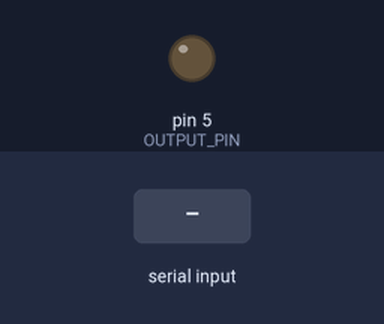
Bench run of a sketch on a simulated Arduino Nano, built with avr-gcc and run on an emulated ATmega328P. Shown: output pins drawn as LEDs (lit = HIGH). Inputs (shaded band) come from the test bench. What the sketch prints to the serial monitor is not drawn.

Above: at 1.2 s.
1.3 s: byte 30 received over Serial
At 2.2 s:
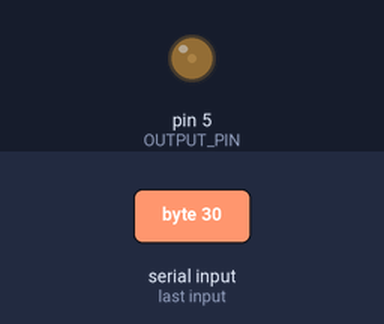
2.8 s: byte 90 received over Serial
At 3.3 s:
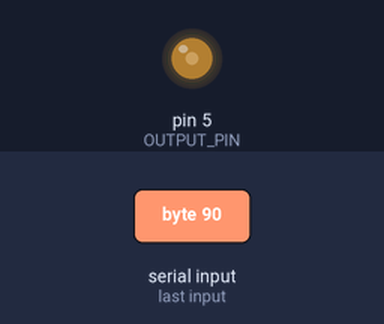
Timing chart, 0 to 5.8 s (numbered marks = the images above; inputs shaded):
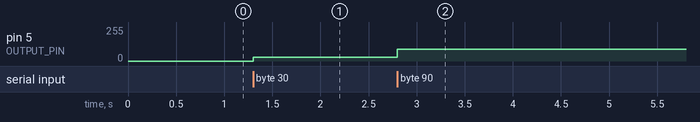

The sketch:

BluetoothControlArduino.ino
```cpp
int  OUTPUT_PIN = 5;//Pin D5 Provides PWM Support on Arduino Nano
char data;
void setup() {
  // put your setup code here, to run once:
  pinMode(OUTPUT_PIN, OUTPUT);
  Serial.begin(9600);
}

void loop() {
  // put your main code here, to run repeatedly
  if(Serial.available() > 0){
    data = Serial.read();
    Serial.print((int)data+"\n");
    analogWrite(OUTPUT_PIN, (int)data);
  }
}
```

Measured:
- after the input at 1.3 s, pin 5 (OUTPUT_PIN): 0/255 → 30/255 at once
- after the input at 2.8 s, pin 5 (OUTPUT_PIN): 30/255 → 90/255 at once
